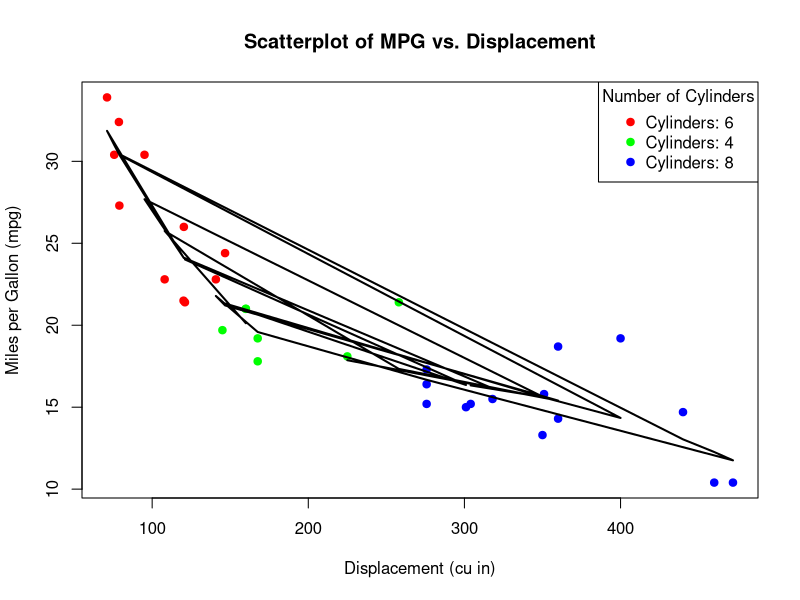

Here is the R script that generated this plot:

data(mtcars)


cyl_colors <- c("red", "green", "blue")


plot(mtcars$disp, mtcars$mpg,
     xlab = "Displacement (cu in)",        
     ylab = "Miles per Gallon (mpg)",     
     main = "Scatterplot of MPG vs. Displacement", 
     col = cyl_colors[as.factor(mtcars$cyl)], 
     pch = 19)                               


smooth <- loess(mpg ~ disp, data = mtcars)
lines(mtcars$disp, predict(smooth, newdata = mtcars), col = "black", lwd = 2)

legend("topright",                       
       legend = paste("Cylinders:", unique(mtcars$cyl)),
       col = cyl_colors,                   
       pch = 19,                           
       title = "Number of Cylinders")     
